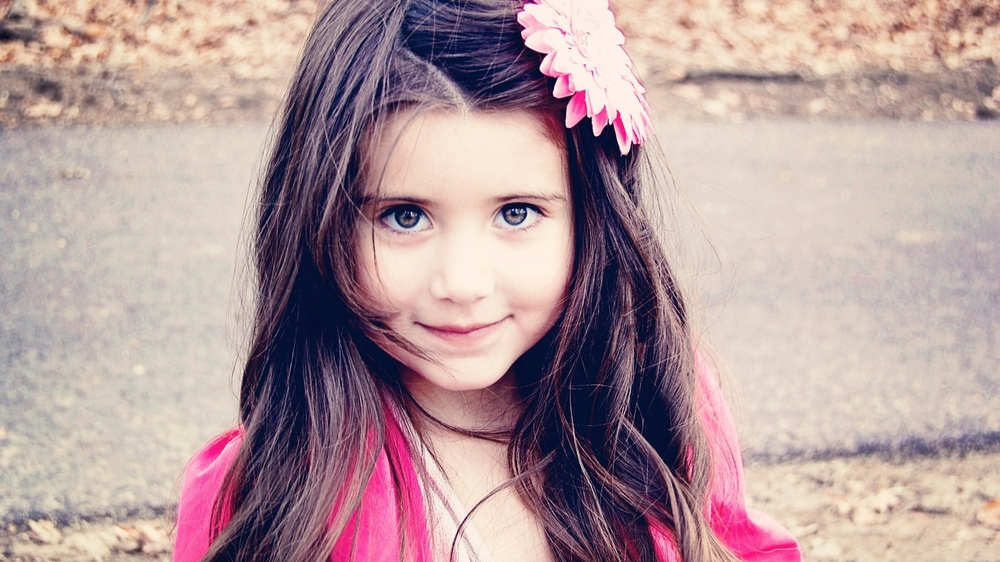
#> input picture 12.jpg, 1000 x 562 px, shrunk from 1366 x 768 before the run
$ python feature_extract.py
#> lines starting #> are read from the running program, lines starting #| are printed output that depends on the picture; after the words box and inside, x2 and y2 are one past the last pixel; in counts of white or black regions, pixels touching at a corner belong together
import cv2
import numpy as np
import json
import matplotlib.pylab as plt

# image->window->block->cell->pixel
class HogFeature:
    def __init__(self, img_name, win_w, win_h, cell_size, block_size, block_stride, bin_num=9, grad_as_weight=False):
#> called with img_name = '12.jpg', win_w = 80, win_h = 80, cell_size = 8, block_size = 16, block_stride = 8, bin_num = 9, grad_as_weight = False
        img = cv2.imread(img_name)
#> img is the input picture: shape (562, 1000, 3); mean B, G, R 155.9, 153.9, 179.1
        self.img = cv2.cvtColor(img, cv2.COLOR_BGR2GRAY)
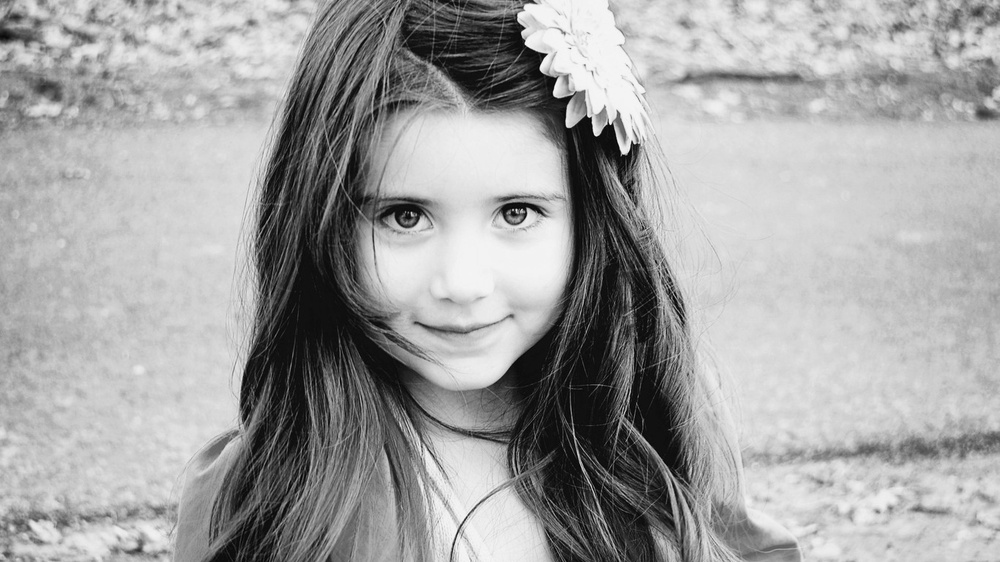
#> self.img: shape (562, 1000); min 3, max 250, mean 161.7
        self.win_width = win_w
        self.win_height = win_h
        self.cell_size = cell_size
        self.block_size = block_size
        self.block_stride = block_stride
        self.bin_num = bin_num
        # self.gradient, self.alpha = self._gradient()
        self.gradient_as_weight = grad_as_weight

    # 假设输入为黑白图像
    def _gradient(self):
        # img = cv2.copyMakeBorder(img, 1, 1, 1, 1, cv2.BORDER_CONSTANT, value=0)
        kernelx = np.array([-1, 0, 1])
        kernely = kernelx.T
        gradientx = cv2.filter2D(self.img, -1, kernelx)
        gradienty = cv2.filter2D(self.img, -1, kernely)
        grad_img = np.sqrt(gradientx*gradientx + gradienty*gradienty)
        alpha = np.arctan2(gradienty, gradientx)
        return grad_img, alpha

    def _cell_statistics(self, grad_cell, alpha_cell):
        # cell is a 1D array of size cell_size*cell_size
        bin_range = 180 / self.bin_num
        bin_statistics = np.zeros(self.bin_num)
        if self.gradient_as_weight:
            for grad, alpha in zip(grad_cell, alpha_cell):
                bin_statistics[alpha%180//bin_range] += grad  # alpha范围在0-360，alpha%180相当于对大于180的alpha减180
        else:
            for alpha in alpha_cell:
                bin_statistics[alpha%180//bin_range] += 1
        return bin_statistics

    def _block_statistics(self, grad_block, alpha_block):
        '''
        :param grad_block:  2D array size of block_size * block_size
        :param alpha_block:
        :return: block_feature: a vector, represent HOG feature of a block
                 num_cell**2  : length of vector
        '''
        num_cell = (self.block_size / self.cell_size)
        block_feature = []
        assert type(num_cell) == int, "block size must be exactly dividable of cell size"
        for i in range(num_cell):
            for j in range(num_cell):
                grad_cell = grad_block[i*self.cell_size:(i+1)*self.cell_size, j*self.cell_size:(j+1)*self.cell_size]
                alpha_cell = alpha_block[i*self.cell_size:(i+1)*self.cell_size, j*self.cell_size:(j+1)*self.cell_size]
                bin_statis = self.cell_statistics(grad_cell.ravel(), alpha_cell.ravel())
                block_feature += bin_statis.tolist()
        block_feature = np.array(block_feature)
        norm_2 = np.linalg.norm(block_feature)  # 向量二范数
        block_feature = block_feature / norm_2
        return block_feature

    def _window_process(self, grad_window, alpha_window):
        '''
        :param grad_window:
        :param alpha_window:
        :return: win_feature: HOG feature of a window,
                num_h*num_w: length of HOG feature vector
        '''
        num_h = self.win_height / self.block_size
        num_w = self.win_width / self.block_size
        win_feature = []
        for i in range(num_h):
            for j in range(num_w):
                row = self.cell_size*self.block_size
                param_1 = grad_window[i*row:(i+1)*row, j*row:(j+1)*row]
                param_2 = alpha_window[i*row:(i+1)*row, j*row:(j+1)*row]
                win_feature += self._block_statistics(param_1, param_2).tolist()
        return win_feature, num_h*num_w

    def img_process(self):
        '''
        实际上训练数据只有一个窗口
        :return:
        '''
        img_h, img_w = self.img.shape
#> img_h = 562; img_w = 1000
        h_iter = img_h - self.win_height + 1
#> h_iter = 483
        w_iter = img_w - self.win_width + 1
#> w_iter = 921
        gradient_img, alpha_img = self._gradient()
#> in _gradient, `gradientx = cv2.filter2D(self.img, -1, kernelx)`:
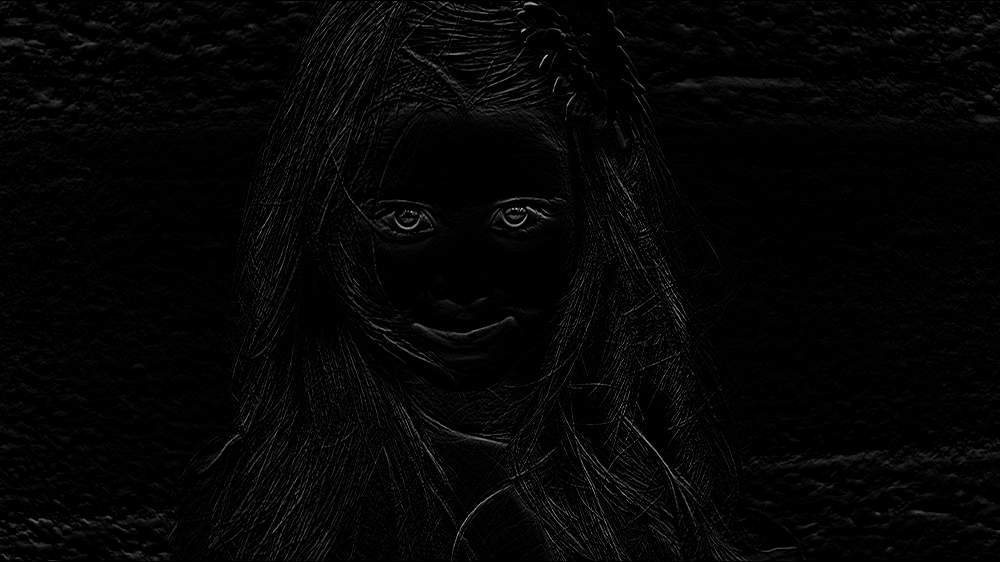
#> gradientx: shape (562, 1000); min 0, max 217, mean 4.8
#> in _gradient, `grad_img = np.sqrt(gradientx*gradientx + gradienty*gradienty)`:
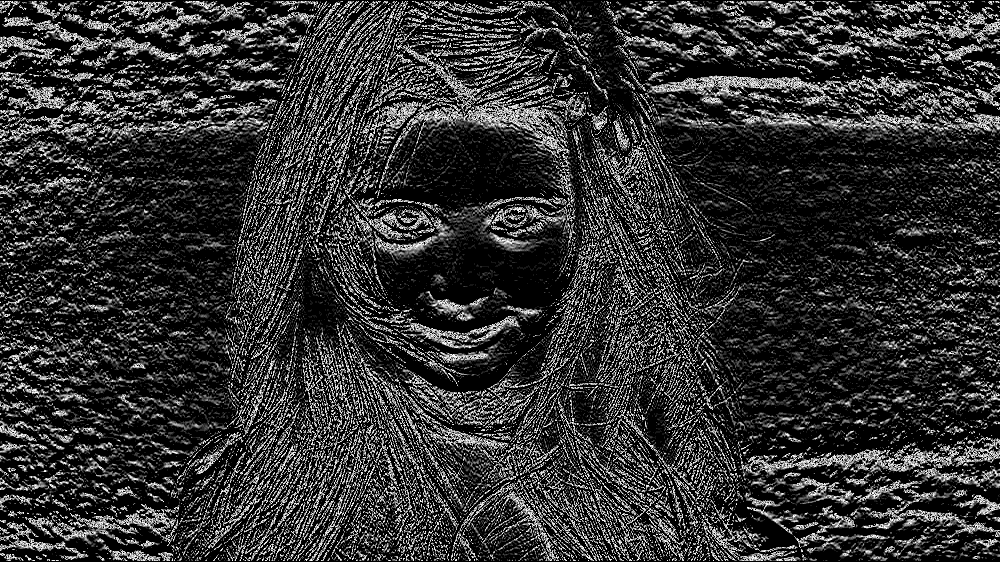
#> grad_img: shape (562, 1000) float16; min 0, max 15.55, mean 3.1; drawn with min black and max white
#> in _gradient, `alpha = np.arctan2(gradienty, gradientx)`:
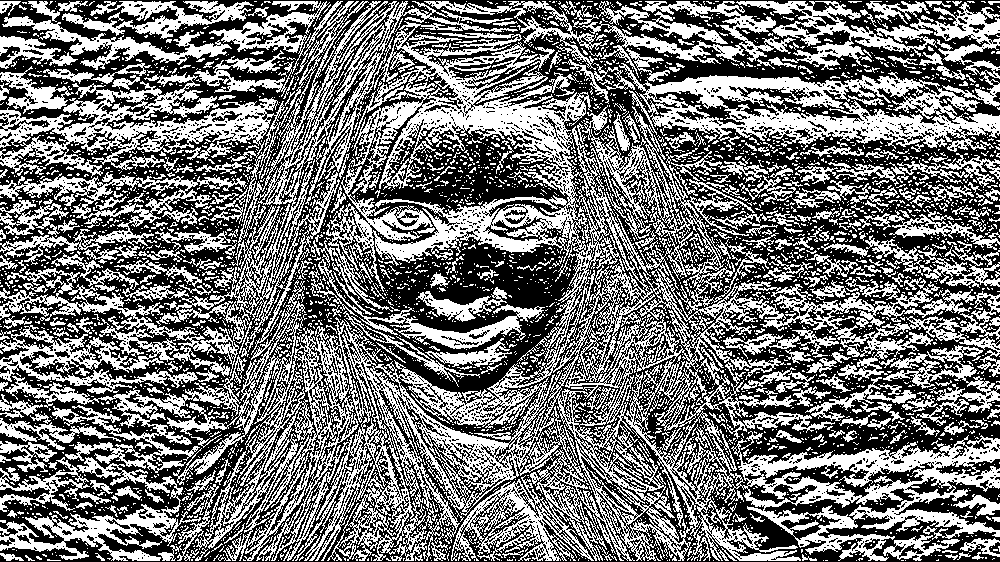
#> alpha: shape (562, 1000) float16; values 0 (black) and 0.785 (white), 46% white; 4104 white regions (3684 under 20 px), largest, box (x1, y1, x2, y2) and area: (0, 1, 1000, 561) 151246, (736, 1, 1000, 107) 6399, (5, 355, 247, 473) 5012
        img_hog = []
        for i in range(h_iter):
            for j in range(w_iter):
                gradient_window = gradient_img[i:self.win_height + i, j:j+self.win_width]
                alpha_window = alpha_img[i:self.win_height + i, j:j+self.win_width]
                win_feature, n = self._window_process(gradient_window, alpha_window)
                img_hog.append(win_feature)
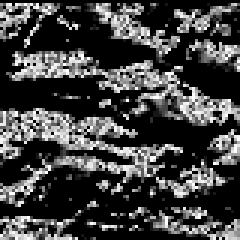
#> gradient_window: shape (80, 80) float16 (shown 3 times larger); min 0, max 15.55, mean 4.02; drawn with min black and max white
#> after the loop, img_hog = []
        return img_hog
                # [15 lines of commented-out code are left out]
hog = HogFeature("12.jpg", 80, 80, 8, 16, 8)
#> (the run stopped early here; a loop or call above may not have finished)
